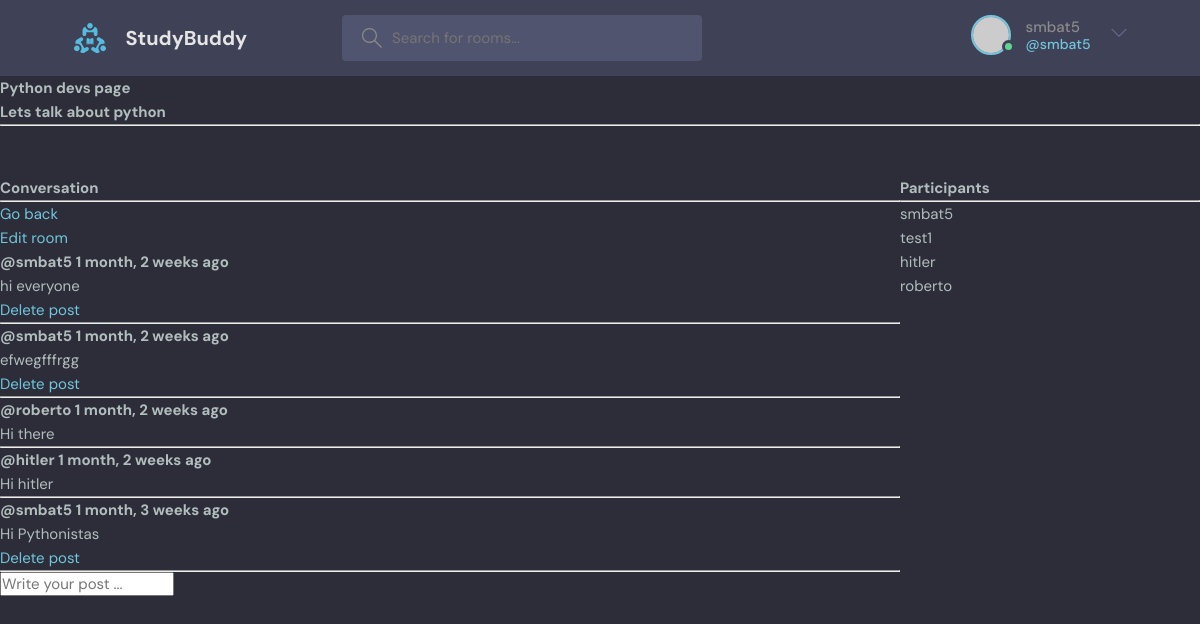
Screenshot of /room/1/ (signed in) with the database file from the repository.
### polls/models.py (models this page shows, shortened)
class Room(models.Model):
    host = models.ForeignKey(User, on_delete=models.SET_NULL , null=True)
    topic = models.ForeignKey(Topic , on_delete=models.SET_NULL, null=True)
    name = models.CharField(max_length=200)
    participants = models.ManyToManyField(User , related_name='participants' , blank=True)
    description = models.TextField(null=True , blank=True)
    modified_date = models.DateTimeField(auto_now=True)
    created_date = models.DateTimeField(auto_now_add=True)
    class Meta:
        ordering = ['-modified_date' , '-created_date']

class Message(models.Model):
    user = models.ForeignKey(User, on_delete=models.CASCADE)
    room = models.ForeignKey(Room , on_delete=models.CASCADE)
    body = models.TextField()
    modified_date = models.DateTimeField(auto_now=True)
    created_date = models.DateTimeField(auto_now_add=True)

### polls/views.py (the view, shortened to what this page needs)
# urls.py: path('room/<str:pk>/', views.room , name = 'room'),
def room(request , pk):
    room = Room.objects.get(id = pk)
    room_messages = room.message_set.all().order_by('-created_date')
    room_participants = room.participants.all()
    context = {'room':room , 'room_messages':room_messages,'room_participants':room_participants}
    return render(request , 'polls/room.html' , context= context)

### polls/templates/polls/room.html (shortened to what this page needs)
{% include 'index.html' %}
{% block content %}
<h1>{{room.name}} page</h1>
<h5>{{room.description}}</h5>
<hr>
<div class="room-container">
    <div>
        <h2>
            Conversation
        </h2>
        <hr>
        <div>
            <a href="{% url 'home' %}">Go back</a>
        </div>
        {% if request.user.username == room.host.username %}
        <div>
            <a href="{% url 'modify_room' room.id %}">Edit room</a>
        </div>
        {% endif %}
        {% for message in room_messages%}
            <div>
                <h5>@{{message.user.username}}  {{message.created_date|timesince}} ago</h5>
                {{message.body}}
                {% if user == message.user%}
                <div>
                    <a href= "{% url 'delete-message' message.id %}" >Delete post</a>
                </div>
                {%endif%}
                <hr>
            </div>
        {% endfor %}
        <form action="" method="post">
            <input type="text" name = 'new_post' placeholder="Write your post ...">
        </form>
    </div>
    <div>
        <h2>
            Participants
        </h2>
        <hr>
        {% for participant in room_participants%}
                <div>
                    {{participant.username}}
                </div>
                {% endfor %}
    </div>
</div>
{% endblock %}

### templates/index.html (shortened to what this page needs)
{% load static %}
<!DOCTYPE html>
<html lang="en">
  <head>
    <link rel="stylesheet" href="{% static 'styles/style.css' %}" />
  </head>
<body>
    <header class="header header--loggedIn">
      <div class="container">
        <a href="/" class="header__logo">
          <img src="{% static 'images/logo.svg' %}" />
          <h1>StudyBuddy</h1>
        </a>
        <form class="header__search">
          <label>
            <input placeholder="Search for rooms..." />
          </label>
        </form>
        <nav class="header__menu">
          {% if request.user.is_authenticated %}
            <div class="header__user">
              <a href="profile.html">
                <div class="avatar avatar--medium active">
                  <img src="https://randomuser.me/api/portraits/men/37.jpg" />
                </div>
                <p>{{request.user}} <span>@{{request.user}}</span></p>
              </a>
              <button class="dropdown-button">
                <svg version="1.1" xmlns="http://www.w3.org/2000/svg" width="32" height="32" viewBox="0 0 32 32">
                  <title>chevron-down</title>
                  <path d="M16 21l-13-13h-3l16 16 16-16h-3l-13 13z"></path>
                </svg>
              </button>
            </div>
          {% endif %}
          </nav>
      </div>
    </header>
</body>
</html>

### static/styles/style.css (style rules this page uses)
:root { --color-main: #71c6dd; --color-main-light: #e1f6fb; --color-dark: #3f4156; --color-dark-medium: #51546e; --color-dark-light: #696d97; --color-light: #e5e5e5; --color-gray: #8b8b8b; --color-light-gray: #b2bdbd; --color-bg: #2d2d39; --color-success: #5dd693; --color-error: #fc4b0b; }
* { font-family: "DM Sans", -apple-system, BlinkMacSystemFont, "Segoe UI", Roboto, Oxygen, Ubuntu, Cantarell, "Open Sans", "Helvetica Neue", sans-serif; margin: 0; padding: 0; box-sizing: border-box; text-rendering: optimizeLegibility; font-size: inherit; }
html { font-size: 56.25%; }
@media only screen and (min-width: 1200px) { html { font-size: 62.5%; } }
body { line-height: 1.6; font-weight: 400; font-size: 1.5rem; color: var(--color-light-gray); background-color: var(--color-bg); min-height: 100vh; }
img { width: 100%; }
a { display: inline-block; color: var(--color-main); text-decoration: none; }
.container { max-width: 120rem; width: 90%; margin: auto; }
.avatar { position: relative; display: inline-block; border-radius: 50%; border: 2px solid var(--color-main); }
.avatar img { display: block; border-radius: 50%; object-fit: cover; object-position: center; }
.avatar::after { content: ""; display: block; position: absolute; background-color: var(--color-gray); z-index: 111; border-radius: 50%; border: 0.3rem solid var(--color-dark); }
.avatar.active::after { background-color: var(--color-success); }
.avatar.avatar--medium img { width: 3.6rem; height: 3.6rem; border-radius: 50%; }
.avatar.avatar--medium:after { width: 0.7rem; height: 0.7rem; bottom: 0px; right: -6px; }
.header { padding: 1.5rem; background-color: var(--color-dark); }
.header > .container { display: flex; gap: 9.5rem; }
.header__logo, .header__user { display: flex; gap: 2rem; align-items: center; }
.header__logo > img { height: 3.2rem; width: 3.2rem; }
.header__logo > h1 { font-weight: 700; font-size: 2rem; color: var(--color-light); }
.header__search > label { background-color: var(--color-dark-medium); padding: 1.3rem 1rem; display: flex; align-items: center; gap: 1rem; border-radius: 4px; }
.header__search svg { fill: var(--color-gray); width: 2rem; height: 2rem; margin-left: 1rem; }
.header__search input { width: 30rem; background: transparent; border: none; outline: none; color: var(--color-light); }
.header__menu { margin-left: auto; position: relative; }
.header__menu a { display: flex; gap: 1.5rem; align-items: center; font-weight: 500; text-decoration: none; color: var(--color-gray); }
.header__menu img { height: 3.6rem; }
.header__menu p { line-height: 1.2; }
.header__menu span { color: var(--color-main); font-weight: 500; font-size: 1.4rem; display: block; }
.header__menu svg { width: 1.6rem; height: 1.6rem; fill: var(--color-dark-light); }
.dropdown-button { background: transparent; border: 0; outline: 0; cursor: pointer; }

### polls/templates/polls/room.html (style rules this page uses)
.room-container { display: grid; grid-template-columns: 3fr 1fr; margin-top: 50px; }

### rows the page displays
Room: name "Python devs", description "Lets talk about python"
Message: user.username "smbat5", created_date "1 month, 2 weeks", body "hi everyone", shows "Delete post"
Message: user.username "smbat5", created_date "1 month, 2 weeks", body "efwegfffrgg", shows "Delete post"
Message: user.username "roberto", created_date "1 month, 2 weeks", body "Hi there"
Message: user.username "hitler", created_date "1 month, 2 weeks", body "Hi hitler"
Message: user.username "smbat5", created_date "1 month, 3 weeks", body "Hi Pythonistas", shows "Delete post"

### other values shown
{{ request.user }} "smbat5"
{{ participant.username }} "smbat5"
{{ participant.username }} "test1"
{{ participant.username }} "hitler"
{{ participant.username }} "roberto"
